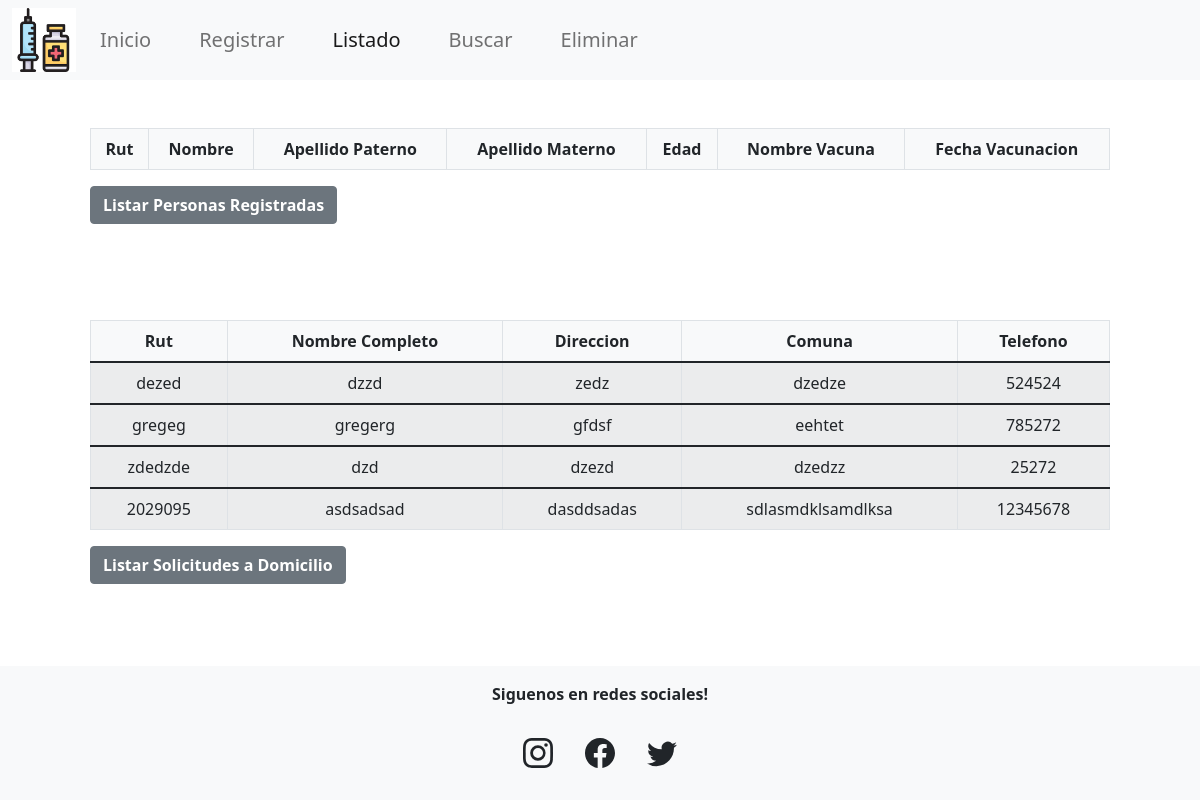
Screenshot of /listar_domicilios/ with the database file from the repository.
### app_gestion/models.py (models this page shows)
class Vac_Domicilio(models.Model):
    rut=models.CharField(max_length=10)
    nombre_completo=models.CharField(max_length=30)
    direccion=models.CharField(max_length=100)
    comuna=models.CharField(max_length=30)
    telefono=models.IntegerField()

### app_gestion/views.py (the view)
# urls.py: path('listar_domicilios/', views.listar_domicilios),
def listar_domicilios(request):
    datos = Vac_Domicilio.objects.all()
    return render(request, "listar.html",{'Vac_Domicilios':datos})

### app_gestion/templates/listar.html (shortened to what this page needs)
{% load static %}
<!DOCTYPE html>
<html lang="en">
<head>
    <link rel="stylesheet" href="{% static '/css/estilos.css' %}" type="text/css">
    <link href="https://cdn.jsdelivr.net/npm/bootstrap@5.1.3/dist/css/bootstrap.min.css" rel="stylesheet">
</head>
<body id="bg" style="background-image: url('{% static 'img/body_background.jpg' %}')">
  <header>
    <nav class="container-fluid navbar navbar-expand-lg navbar-light bg-light">
        <img src="{% static 'img/logo.png' %}" height="64" width="64" alt="">
        <div class="collapse navbar-collapse" id="navbarSupportedContent">
            <ul class="navbar-nav me-auto mb-2 mb-lg-0">
                <li class="nav-item px-3 lead">
                    <a class="nav-link"  href="/index/">Inicio</a>
                </li>
                <li class="nav-item px-3 lead">
                    <a class="nav-link" href="/ingresar_persona/">Registrar</a>
                </li>
                <li class="nav-item px-3 lead">
                    <a class="nav-link active" href="/listar/">Listado</a>
                </li>
                <li class="nav-item px-3 lead">
                    <a class="nav-link" aria-current="page" href="/busqueda_personas/">Buscar</a>
                </li>
                <li class="nav-item px-3 lead">
                  <a class="nav-link" aria-current="page" href="/eliminar_personas/">Eliminar</a>
              </li>
            </ul>
        </div>
    </nav>
  </header>
    <div class="container">
      <div class="row">
        <div class="col-lg-12">
          <form action="/listar_personas/" method="get" class="p-5">
            <div class="table-responsive">
              <table class="table table-striped table-bordered table-condensed bg-light" style="width:100%">
                <thead class="text-center">
                    <th>Rut</th>
                    <th>Nombre</th>
                    <th>Apellido Paterno</th>
                    <th>Apellido Materno</th>
                    <th>Edad</th>
                    <th>Nombre Vacuna</th>
                    <th>Fecha Vacunacion</th>
                </thead>
              </table>
            </div>
            <div class="col-auto">
              <button type="submit" class="btn btn-secondary boton">Listar Personas Registradas</button>
            </div>
        </form>
        </div>
      </div>
    </div>
        <div class="container">
            <div class="row">
              <div class="col-lg-12">
                <form action="/listar_domicilios/" method="get" class="p-5">
                  <div class="table-responsive">
                    <table class="table table-striped table-bordered table-condensed bg-light" style="width:100%">
                      <thead class="text-center">
                          <th>Rut</th>
                          <th>Nombre Completo</th>
                          <th>Direccion</th>
                          <th>Comuna</th>
                          <th>Telefono</th>
                      </thead>
                      {% if Vac_Domicilios %}
                      {% for vac in Vac_Domicilios %}
                      <tbody>
                          <tr>
                              <td><div class="text-center">{{vac.rut}}</div></td>
                              <td><div class="text-center">{{vac.nombre_completo}}</div></td>
                              <td><div class="text-center">{{vac.direccion}}</div></td>
                              <td><div class="text-center">{{vac.comuna}}</div></td>
                              <td><div class="text-center">{{vac.telefono}}</div></td>
                          </tr>
                      </tbody>
                      {% endfor %}
                      {% endif %}
                    </table>
                  </div>
                  <div class="col-auto">
                    <button type="submit" class="btn btn-secondary boton">Listar Solicitudes a Domicilio</button>
                  </div>
              </form>
              </div>
            </div>
          </div>
  <footer class="container-fluid bg-light p-3">
    <p class="text-center fw-bold">Siguenos en redes sociales!</p>
    <div class="d-flex justify-content-center p-3">
        <a href="https://www.instagram.com" class="px-3 text-dark">
        <a href="https://www.facebook.com" class="px-3 text-dark">
        </a>
        <a href="https://www.twitter.com" class="px-3 text-dark">
        </a>
        </div>
</footer>
</html>

### app_gestion/static/css/estilos.css (style rules this page uses)
#bg { background-repeat: no-repeat; background-position: top; background-size: cover; background-attachment: fixed; }
.boton { background: #222A3F; padding: 10px; font-size: 16px; font-weight: 700 !important; color: white; }
footer { position:fixed; left:0px; bottom:0px; }

### rows the page displays
Vac_Domicilio: rut "dezed", nombre_completo "dzzd", direccion "zedz", comuna "dzedze", telefono "524524"
Vac_Domicilio: rut "gregeg", nombre_completo "gregerg", direccion "gfdsf", comuna "eehtet", telefono "785272"
Vac_Domicilio: rut "zdedzde", nombre_completo "dzd", direccion "dzezd", comuna "dzedzz", telefono "25272"
Vac_Domicilio: rut "2029095", nombre_completo "asdsadsad", direccion "dasddsadas", comuna "sdlasmdklsamdlksa", telefono "12345678"
